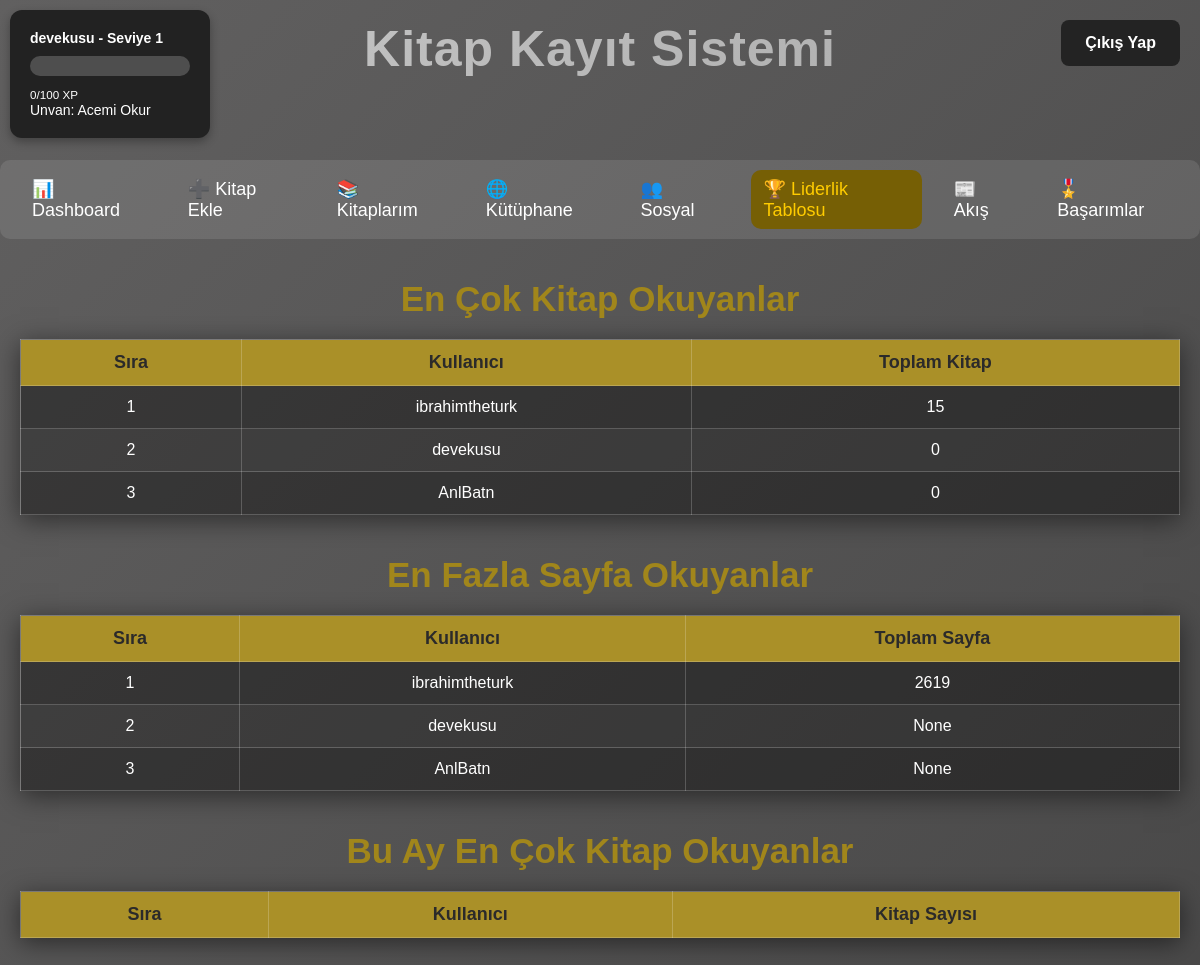
Page /leaderboard (signed in) on the committed database.
### tables this page shows
CREATE TABLE users (
            id INTEGER PRIMARY KEY AUTOINCREMENT,
            username TEXT UNIQUE NOT NULL,
            password TEXT NOT NULL,
            email TEXT,
            xp INTEGER DEFAULT 0,
            level INTEGER DEFAULT 1,
            created_at TEXT DEFAULT CURRENT_TIMESTAMP
        );

### app.py (the view)
@app.route("/leaderboard")
def leaderboard():
    conn = get_connection()
    cursor = conn.cursor()
    user_id = session.get("user_id")  # giriş yapan kullanıcı
    user_box = None
    if user_id:
        cursor.execute("SELECT username, xp, level FROM users WHERE id=?", (user_id,))
        row = cursor.fetchone()
        if row:
            username, xp, level = row
            progress = (xp % 100)
            user_box = {
                "username": username,
                "xp": xp,
                "level": level,
                "progress": progress
            }
    cursor.execute("""
        SELECT u.username, COUNT(b.id) as total_books
        FROM users u
        LEFT JOIN books b ON u.id = b.user_id
        GROUP BY u.id
        ORDER BY total_books DESC
        LIMIT 10
    """)
    top_books = cursor.fetchall()
    cursor.execute("""
        SELECT u.username, SUM(b.page) as total_pages
        FROM users u
        LEFT JOIN books b ON u.id = b.user_id
        GROUP BY u.id
        ORDER BY total_pages DESC
        LIMIT 10
    """)
    top_pages = cursor.fetchall()
    this_month = datetime.now().strftime("%Y-%m")
    cursor.execute("""
        SELECT u.username, COUNT(b.id) as books_this_month
        FROM users u
        LEFT JOIN books b ON u.id = b.user_id
        WHERE b.read_date LIKE ?
        GROUP BY u.id
        ORDER BY books_this_month DESC
        LIMIT 10
    """, (f"{this_month}%",))
    top_month = cursor.fetchall()
    conn.close()
    return render_template("leaderboard.html",
                           top_books=top_books,
                           top_pages=top_pages,
                           top_month=top_month,
                           user_box=user_box)

### database.py (called while the page is built)
def get_connection():
    return sqlite3.connect(DB_NAME)

### templates/leaderboard.html (shortened to what this page needs)
<!DOCTYPE html>
<html lang="tr">
<head>
<link rel="stylesheet" href="{{ url_for('static', filename='style.css') }}">
</head>
<body>
    <div class="user-box">
    <div class="level-box">
        <p><strong>{{ user_box.username }} - Seviye {{ user_box.level }}</strong></p>
        <div class="progress-bar">
        </div>
        <small>{{ user_box.xp % 100 }}/100 XP</small>
        {% set titles = ['Acemi Okur', 'Kitap Kurdu', 'Usta Okur', 'Bilge Okur', 'Efsane Okur'] %}
        {% set title_index = ((user_box.level - 1) // 5) %}
        <p>Unvan: {{ titles[title_index if title_index < titles|length else -1] }}</p>
    </div>
</div>
    <a href="/logout" class="logout-btn">Çıkış Yap</a>
<h1 class="page-title">Kitap Kayıt Sistemi</h1>
<div class="tabs">
    <a href="/dashboard" class="tab-link">📊 Dashboard</a>
    <a href="/add_book" class="tab-link">➕ Kitap Ekle</a>
    <a href="/my_books" class="tab-link">📚 Kitaplarım</a>
    <a href="/library" class="tab-link">🌐 Kütüphane</a>
    <a href="/social" class="tab-link">👥 Sosyal</a>
    <a href="/leaderboard" class="tab-link active">🏆 Liderlik Tablosu</a>
    <a href="/feed" class="tab-link">📰 Akış</a>
    <a href="/achievements" class="tab-link">🎖️ Başarımlar</a>
</div>
<div class="leaderboard-wrapper">
    <h2 style="color: #a1861b; text-align: center; font-size: 35px; margin-bottom: 20px; margin-top: 20px;">En Çok Kitap Okuyanlar</h2>
    <table class="leaderboard-table">
        <tr>
            <th>Sıra</th>
            <th>Kullanıcı</th>
            <th>Toplam Kitap</th>
        </tr>
        {% for row in top_books %}
        <tr>
            <td>{{ loop.index }}</td>
            <td>{{ row[0] }}</td>
            <td>{{ row[1] }}</td>
        </tr>
        {% endfor %}
    </table>
    <h2 style="color: #a1861b; text-align: center; font-size: 35px; margin-bottom: 20px; margin-top: 20px;">En Fazla Sayfa Okuyanlar</h2>
    <table class="leaderboard-table">
        <tr>
            <th>Sıra</th>
            <th>Kullanıcı</th>
            <th>Toplam Sayfa</th>
        </tr>
        {% for row in top_pages %}
        <tr>
            <td>{{ loop.index }}</td>
            <td>{{ row[0] }}</td>
            <td>{{ row[1] }}</td>
        </tr>
        {% endfor %}
    </table>
    <h2 style="color: #a1861b; text-align: center; font-size: 35px; margin-bottom: 20px; margin-top: 20px;">Bu Ay En Çok Kitap Okuyanlar</h2>
    <table class="leaderboard-table">
        <tr>
            <th>Sıra</th>
            <th>Kullanıcı</th>
            <th>Kitap Sayısı</th>
        </tr>
    </table>
</div>
</body>
</html>

### static/style.css (style rules this page uses)
* { margin: 0; padding: 0; box-sizing: border-box; font-family: "Poppins", sans-serif; }
body { height: 100%; display: block; background: linear-gradient(-45deg,#191919, #313131, #616060); background-size: 400% 400%; animation: gradientBG 10s ease infinite; padding-top: 160px; }
.page-title { position: absolute; top: 20px; width: 100%; text-align: center; font-size: 50px; font-weight: 800; letter-spacing: 1px; background: linear-gradient(-45deg,#434343, #848484, #cbcbcb); background-size: 400% 400%; -webkit-background-clip: text; -webkit-text-fill-color: transparent; animation: gradientBG 12s ease infinite, titleFade 1.5s ease-in-out; }
.logout-btn { position: absolute; top: 20px; right: 20px; background: #232323; color: white; padding: 14px 24px; border-radius: 8px; text-decoration: none; font-weight: bold; font-size: 16px; display: inline-block; transition: 0.3s; z-index: 9999; }
.tabs { display: flex !important; justify-content: center !important; align-items: center; gap: 20px !important; margin: 0px auto !important; background: rgba(255, 255, 255, 0.1); padding: 10px 20px !important; border-radius: 10px !important; }
.tab-link { color: #fff; text-decoration: none; font-size: 18px; padding: 8px 12px; border-radius: 10px; transition: background 0.3s; }
.tab-link.active, .tab-link:hover { background-color: #765f05; color: #2B2A2A; }
.tab-link.active { color: #ffcc00; }
.user-box { position: fixed; top: 10px; left: 10px; background: #222; color: #fff; padding: 20px; border-radius: 12px; width: 200px; box-shadow: 0 4px 10px rgba(0,0,0,0.3); z-index: 999; font-size: 14px; }
.progress-bar { width: 100%; background: rgba(255,255,255,0.2); border-radius: 10px; margin: 10px 0; height: 20px; }

### templates/leaderboard.html (style rules this page uses)
body { background-color: #2B2A2A; color: #fff; font-family: 'Poppins', sans-serif; }
.leaderboard-wrapper { max-width: 1200px; margin: auto; padding: 20px; }
.leaderboard-table { width: 100%; border-collapse: collapse; margin-bottom: 40px; box-shadow: 0 5px 25px rgba(0,0,0,0.5); }
.leaderboard-table th, .leaderboard-table td { border: 1px solid rgba(255,255,255,0.2); padding: 12px 15px; text-align: center; }
.leaderboard-table th { background-color: #aa9028; color: #2B2A2A; font-size: 18px; }
.leaderboard-table td { background-color: rgba(0,0,0,0.3); }
.leaderboard-table tr:nth-child(even) td { background-color: rgba(0,0,0,0.4); }

### rows in the picture
users: username "devekusu", level "1", user_box.xp%100 "0", xp "0", row "None"
users: username "ibrahimtheturk", row "15", row "2619"
users: username "AnlBatn", xp "0", row "None"

### other values in the picture
{{ titles[title_index if title_index < titles|length else -1] }} "Acemi Okur"
